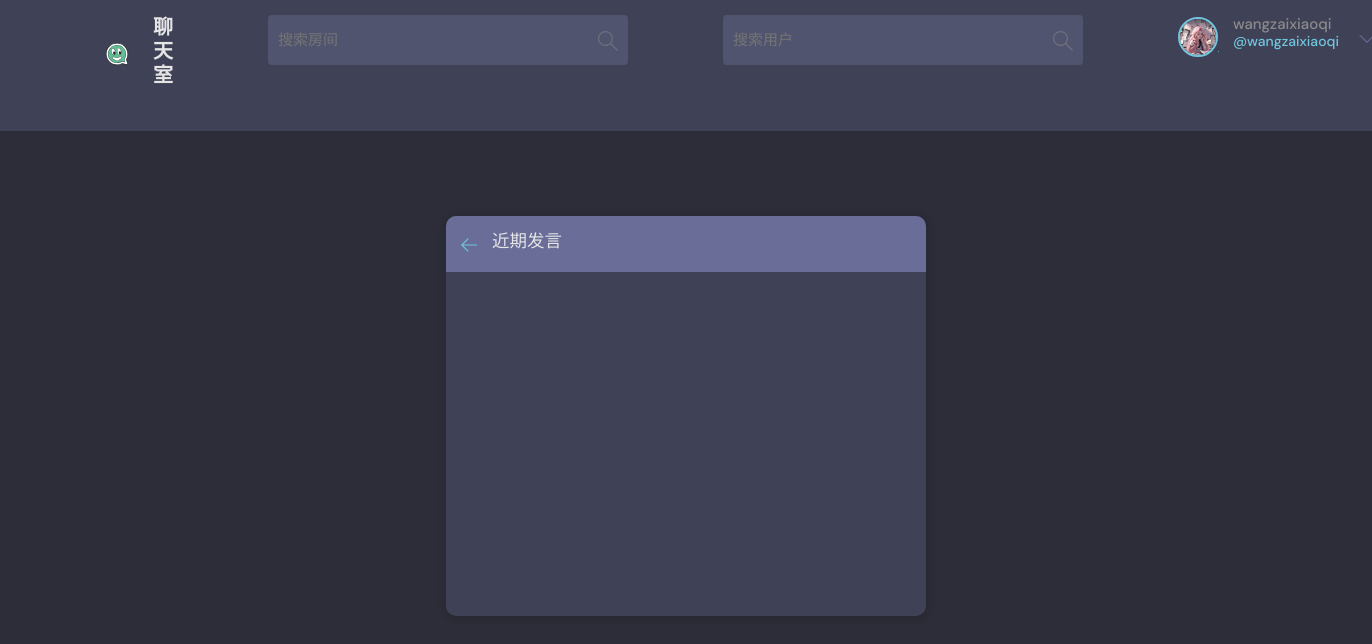
The app's page /activity/ (signed in), older data.
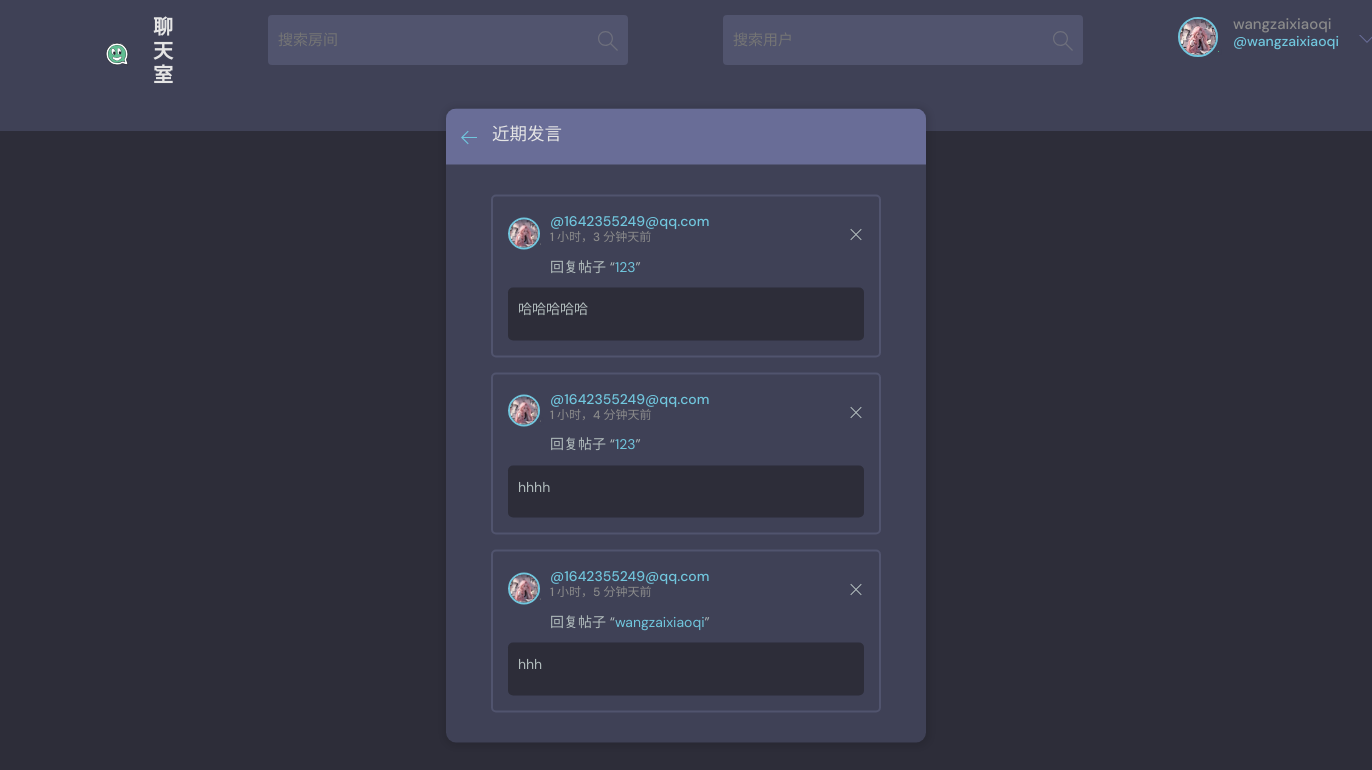
The same page, newer data.
### base/models.py (models this page shows, shortened)
class User(AbstractUser):
    name = models.CharField(max_length=200, null=True, verbose_name='姓名')
    email = models.EmailField(unique=True, null=True, verbose_name='邮箱')  # 确保邮箱唯一
    bio = models.TextField(null=True, verbose_name='个人简介')
    favorites_rooms = models.ManyToManyField('Room', related_name='favorited_by', blank=True,
                                             verbose_name='收藏的房间')  # 用户收藏的房间
    avatar = models.ImageField(null=True, default='avatar.svg', verbose_name='头像')  # 默认头像
    score = models.IntegerField(default=0, verbose_name='积分')  # 用户积分
    created = models.DateTimeField(auto_now_add=True, verbose_name='创建时间')  # 创建时间
    updated = models.DateTimeField(auto_now=True, verbose_name='更新时间')  # 更新时间
    USERNAME_FIELD = 'email'  # 设置用户名字段为邮箱
    REQUIRED_FIELDS = []  # 创建用户时不需要额外字段
    is_muted = models.BooleanField(default=False, verbose_name='是否静音')
    mute_reason = models.CharField(max_length=255, blank=True, null=True, verbose_name='静音原因')
    mute_until = models.DateTimeField(blank=True, null=True, verbose_name='静音至')
    class Meta:
        verbose_name = '用户'
        verbose_name_plural = '用户列表'
    def __str__(self):
        return self.email  # 返回用户邮箱

class Message(models.Model):
    user = models.ForeignKey(User, on_delete=models.CASCADE, verbose_name='发送用户')  # 发送消息的用户
    room = models.ForeignKey(Room, on_delete=models.CASCADE, verbose_name='所在房间')  # 消息所在的房间
    body = models.TextField(verbose_name='消息内容')  # 消息内容
    image = models.ImageField(upload_to='images/', blank=True, null=True, verbose_name='附加图片')  # 附加图片
    video = models.FileField(upload_to='videos/', blank=True, null=True, verbose_name='附加视频')  # 附加视频
    created = models.DateTimeField(auto_now_add=True, verbose_name='创建时间')  # 创建时间
    updated = models.DateTimeField(auto_now=True, verbose_name='更新时间')  # 更新时间
    likes = models.ManyToManyField(User, related_name='liked_messages', blank=True, verbose_name='点赞用户')  # 点赞的用户
    encrypted_body = models.TextField(blank=True, null=True, verbose_name='加密消息内容')  # 存储加密后的消息内容
    class Meta:
        ordering = ['-updated', 'created']  # 按更新时间和创建时间排序
        verbose_name = '消息'
        verbose_name_plural = '消息列表'

class Room(models.Model):
    host = models.ForeignKey(User, on_delete=models.SET_NULL, null=True, verbose_name='房间主持人')  # 房间主持人
    topic = models.ForeignKey(Topic, on_delete=models.SET_NULL, null=True, verbose_name='房间话题')  # 房间话题
    name = models.CharField(max_length=200, verbose_name='房间名称')  # 房间名称
    description = models.TextField(null=True, blank=True, verbose_name='房间描述')  # 房间描述
    participants = models.ManyToManyField(User, related_name='participants', blank=True, verbose_name='参与者')  # 参与者
    created = models.DateTimeField(auto_now_add=True, verbose_name='创建时间')  # 创建时间
    updated = models.DateTimeField(auto_now=True, verbose_name='更新时间')  # 更新时间
    favorites = models.ManyToManyField(User, related_name='favorite_rooms', blank=True,
                                       verbose_name='收藏的房间')  # 收藏的房间
    encryption_key = models.CharField(max_length=255, blank=True, null=True, verbose_name='加密密钥')  # 加密密钥
    is_encrypted = models.BooleanField(default=False, verbose_name='是否加密')  # 标记房间是否加密
    is_hidden = models.BooleanField(default=False, verbose_name='是否隐藏')  # 新增字段，默认为 False
    class Meta:
        ordering = ['-updated', 'created']  # 按更新时间和创建时间排序
        verbose_name = '房间'
        verbose_name_plural = '房间列表'
    def __str__(self):
        return self.name

### base/views.py (the view)
# urls.py: path('activity/', views.activityPage, name="activity"),
def activityPage(request):
    room_messages = Message.objects.all()[0:5]
    context = {'room_messages': room_messages}
    return render(request, 'base/activity.html', context)

### base/templates/base/activity.html (shortened to what this page needs)
{% extends 'main.html' %}
{% block content %}
    <main class="layout">
        <div class="container">
            <div class="layout__box">
                <div class="layout__boxHeader">
                    <div class="layout__boxTitle">
                        <a href="{% url 'home' %}">
                            <svg version="1.1" xmlns="http://www.w3.org/2000/svg" width="32" height="32"
                                 viewBox="0 0 32 32">
                                <title>arrow-left</title>
                                <path
                                        d="M13.723 2.286l-13.723 13.714 13.719 13.714 1.616-1.611-10.96-10.96h27.625v-2.286h-27.625l10.965-10.965-1.616-1.607z"
                                ></path>
                            </svg>
                        </a>
                        <h3>近期发言</h3>
                    </div>
                </div>
                <div class="activities-page layout__body">
                    {% for message in room_messages %}
                        <div class="activities__box">
                            <div class="activities__boxHeader roomListRoom__header">
                                <a href="{% url 'user-profile' message.user.id %}" class="roomListRoom__author">
                                    <div class="avatar avatar--small">
                                        <img src="{{ message.user.avatar.url }}"/>
                                    </div>
                                    <p>
                                        @{{ message.user }}
                                        <span>{{ message.created|timesince }}天前</span>
                                    </p>
                                </a>
                                {% if request.user == message.user %}
                                    <div class="roomListRoom__actions">
                                        <a href="{% url 'delete-message' message.id %}">
                                            <svg version="1.1" xmlns="http://www.w3.org/2000/svg" width="32" height="32"
                                                 viewBox="0 0 32 32">
                                                <title>remove</title>
                                                <path
                                                        d="M27.314 6.019l-1.333-1.333-9.98 9.981-9.981-9.981-1.333 1.333 9.981 9.981-9.981 9.98 1.333 1.333 9.981-9.98 9.98 9.98 1.333-1.333-9.98-9.98 9.98-9.981z"
                                                ></path>
                                            </svg>
                                        </a>
                                    </div>
                                {% endif %}
                            </div>
                            <div class="activities__boxContent">
                                <p>回复帖子 “<a href="{% url 'room' message.room.id %}">{{ message.room }}</a>”</p>
                                <div class="activities__boxRoomContent">
                                    {% if message.body %}
                                        <p>{{ message.body }}</p>
                                    {% endif %}
                                </div>
                            </div>
                        </div>
                    {% endfor %}
                </div>
            </div>
        </div>
    </main>
{% endblock content %}

### templates/main.html (shortened to what this page needs)
<!DOCTYPE html>
{%load static%}
<html lang="en">
<head>
    <link rel="stylesheet" href="https://stackpath.bootstrapcdn.com/bootstrap/4.5.2/css/bootstrap.min.css">
    <link rel="stylesheet" href=" {%static 'styles/style.css'%}"/>
</head>
<body>
{% include 'navbar.html'%}
{% block content%}
{% endblock %}
</body>
</html>

### templates/navbar.html (shortened to what this page needs)
{% load static %}
<header class="header header--loggedIn">
    <div class="container">
        <a href="{% url 'home' %}" class="header__logo">
            <img src="{% static 'images/logo.svg' %}" alt="Logo"/>
            <h1>聊天室</h1>
        </a>
        <form class="header__search" method="GET" action="{% url 'home' %}">
            <label>
                <input name="q" placeholder="搜索房间"/>
                <button type="submit" style="  opacity: 0.5; background-color: #51546E;   border: none;">
                </button>
            </label>
        </form>
        <form class="header__search" method="GET" action="{% url 'search-user' %}">
            <label>
                <input name="user" id="userSearch" placeholder="搜索用户"/>
                <button type="submit" id="searchUserButton"
                        style="  opacity: 0.5; background-color: #51546E;   border: none;">
                </button>
            </label>
        </form>
        <nav class="header__menu">
            {% if request.user.is_authenticated %}
            <div class="header__user">
                <a href="{% url 'user-profile' request.user.id %}">
                    <div class="avatar avatar--medium active">
                        <img src="{{ request.user.avatar.url }}" alt="{{ request.user.username }} 的头像"/>
                    </div>
                    <p>{{ request.user.username }}<span>@{{ request.user.username }}</span></p>
                </a>
                <button class="dropdown-button" onclick="toggleDropdown()">
                    <svg xmlns="http://www.w3.org/2000/svg" width="32" height="32" viewBox="0 0 32 32">
                        <path d="M16 21l-13-13h-3l16 16 16-16h-3l-13 13z"></path>
                    </svg>
                </button>
            </div>
            {% endif %}
        </nav>
    </div>
    <div id="announcements">
    </div>
</header>

### templates/navbar.html (style rules this page uses)
#announcements { overflow: hidden; white-space: nowrap; }

Row changes from the older to the newer data that the page shows:
added Message: user.avatar (picture), user "1642355249@qq.com", created "1 小时，3 分钟", room "123", body "哈哈哈哈哈"
added Message: user.avatar (picture), user "1642355249@qq.com", created "1 小时，4 分钟", room "123", body "hhhh"
added Message: user.avatar (picture), user "1642355249@qq.com", created "1 小时，5 分钟", room "wangzaixiaoqi", body "hhh"
